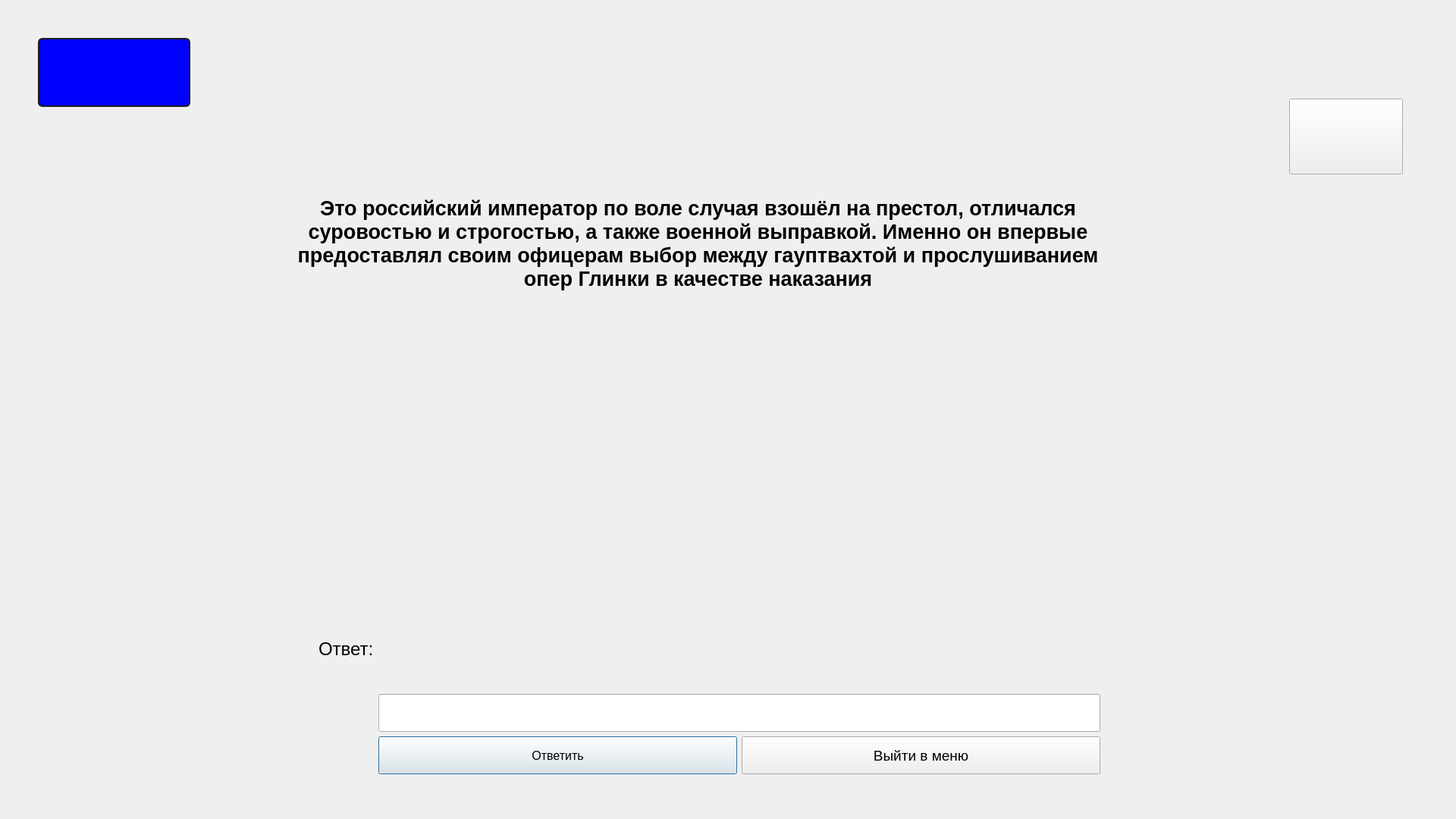
<?xml version="1.0" encoding="UTF-8"?>
<ui version="4.0">
 <class>window113</class>
 <widget class="QDialog" name="window113">
  <property name="geometry">
   <rect>
    <x>0</x>
    <y>0</y>
    <width>1920</width>
    <height>1080</height>
   </rect>
  </property>
  <property name="windowTitle">
   <string>Dialog</string>
  </property>
  <widget class="QStackedWidget" name="stackedWidget">
   <property name="geometry">
    <rect>
     <x>-50</x>
     <y>120</y>
     <width>1920</width>
     <height>1080</height>
    </rect>
   </property>
   <property name="currentIndex">
    <number>0</number>
   </property>
   <widget class="QWidget" name="page">
    <widget class="QLabel" name="label">
     <property name="geometry">
      <rect>
       <x>440</x>
       <y>10</y>
       <width>1061</width>
       <height>381</height>
      </rect>
     </property>
     <property name="font">
      <font>
       <pointsize>20</pointsize>
       <weight>75</weight>
       <bold>true</bold>
      </font>
     </property>
     <property name="text">
      <string>Это российский император по воле случая взошёл на престол, отличался суровостью и строгостью, а также военной выправкой. Именно он впервые предоставлял своим офицерам выбор между гауптвахтой и прослушиванием опер Глинки в качестве наказания</string>
     </property>
     <property name="textFormat">
      <enum>Qt::AutoText</enum>
     </property>
     <property name="scaledContents">
      <bool>false</bool>
     </property>
     <property name="alignment">
      <set>Qt::AlignCenter</set>
     </property>
     <property name="wordWrap">
      <bool>true</bool>
     </property>
    </widget>
    <widget class="QWidget" name="layoutWidget">
     <property name="geometry">
      <rect>
       <x>470</x>
       <y>570</y>
       <width>1031</width>
       <height>331</height>
      </rect>
     </property>
     <layout class="QHBoxLayout" name="horizontalLayout_2">
      <item>
       <widget class="QLabel" name="label_4">
        <property name="minimumSize">
         <size>
          <width>0</width>
          <height>100</height>
         </size>
        </property>
        <property name="font">
         <font>
          <pointsize>18</pointsize>
         </font>
        </property>
        <property name="text">
         <string>Ответ:</string>
        </property>
       </widget>
      </item>
      <item>
       <layout class="QVBoxLayout" name="verticalLayout">
        <item>
         <widget class="QLabel" name="label_result">
          <property name="minimumSize">
           <size>
            <width>0</width>
            <height>200</height>
           </size>
          </property>
          <property name="font">
           <font>
            <pointsize>30</pointsize>
            <weight>75</weight>
            <bold>true</bold>
           </font>
          </property>
          <property name="styleSheet">
           <string notr="true"/>
          </property>
          <property name="text">
           <string/>
          </property>
         </widget>
        </item>
        <item>
         <widget class="QLineEdit" name="lineEdit_answer">
          <property name="minimumSize">
           <size>
            <width>0</width>
            <height>50</height>
           </size>
          </property>
          <property name="font">
           <font>
            <pointsize>20</pointsize>
            <weight>75</weight>
            <bold>true</bold>
           </font>
          </property>
          <property name="text">
           <string/>
          </property>
         </widget>
        </item>
        <item>
         <layout class="QHBoxLayout" name="horizontalLayout_3">
          <item>
           <widget class="QPushButton" name="pushButton_answer_2">
            <property name="enabled">
             <bool>true</bool>
            </property>
            <property name="minimumSize">
             <size>
              <width>0</width>
              <height>50</height>
             </size>
            </property>
            <property name="font">
             <font>
              <pointsize>12</pointsize>
             </font>
            </property>
            <property name="text">
             <string>Ответить</string>
            </property>
           </widget>
          </item>
          <item>
           <widget class="QPushButton" name="pushButton_12">
            <property name="minimumSize">
             <size>
              <width>0</width>
              <height>50</height>
             </size>
            </property>
            <property name="font">
             <font>
              <pointsize>14</pointsize>
             </font>
            </property>
            <property name="text">
             <string>Выйти в меню</string>
            </property>
           </widget>
          </item>
         </layout>
        </item>
       </layout>
      </item>
     </layout>
    </widget>
    <widget class="QPushButton" name="show_hit">
     <property name="geometry">
      <rect>
       <x>1750</x>
       <y>10</y>
       <width>150</width>
       <height>100</height>
      </rect>
     </property>
     <property name="text">
      <string/>
     </property>
    </widget>
   </widget>
   <widget class="QWidget" name="page_2">
    <widget class="QPushButton" name="close_hit">
     <property name="geometry">
      <rect>
       <x>1750</x>
       <y>10</y>
       <width>150</width>
       <height>100</height>
      </rect>
     </property>
     <property name="text">
      <string/>
     </property>
    </widget>
    <widget class="QLabel" name="label_3">
     <property name="geometry">
      <rect>
       <x>350</x>
       <y>100</y>
       <width>1150</width>
       <height>750</height>
      </rect>
     </property>
     <property name="text">
      <string/>
     </property>
    </widget>
   </widget>
   <widget class="QWidget" name="page_3"/>
  </widget>
  <widget class="QLabel" name="label_score">
   <property name="geometry">
    <rect>
     <x>50</x>
     <y>50</y>
     <width>201</width>
     <height>91</height>
    </rect>
   </property>
   <property name="styleSheet">
    <string notr="true">QLabel
{
font-weight: bold;
    color: yellow;
    background-color: blue;
    border-width: 2px;
    border-color: #1e1e1e;
    border-style: solid;
    border-radius: 6;
    padding: 3px;
    font-size: 40px;
    padding-left: 5px;
    padding-right: 5px;
}

QPushButton:pressed
{
    background-color: QLinearGradient( x1: 0, y1: 0, x2: 0, y2: 1, stop: 0 #2d2d2d, stop: 0.1 #2b2b2b, stop: 0.5 #292929, stop: 0.9 #282828, stop: 1 #252525);
}

QPushButton:hover
{
    border: 2px solid QLinearGradient( x1: 0, y1: 0, x2: 0, y2: 1, stop: 0 #ffa02f, stop: 1 #d7801a);
}

QPushButton:focus {
    border-color: yellow;
   outline: none;
}</string>
   </property>
   <property name="text">
    <string/>
   </property>
  </widget>
  <widget class="QLabel" name="label_2">
   <property name="geometry">
    <rect>
     <x>0</x>
     <y>0</y>
     <width>1920</width>
     <height>1080</height>
    </rect>
   </property>
   <property name="text">
    <string/>
   </property>
  </widget>
  <zorder>label_2</zorder>
  <zorder>stackedWidget</zorder>
  <zorder>label_score</zorder>
 </widget>
 <resources/>
 <connections/>
</ui>
